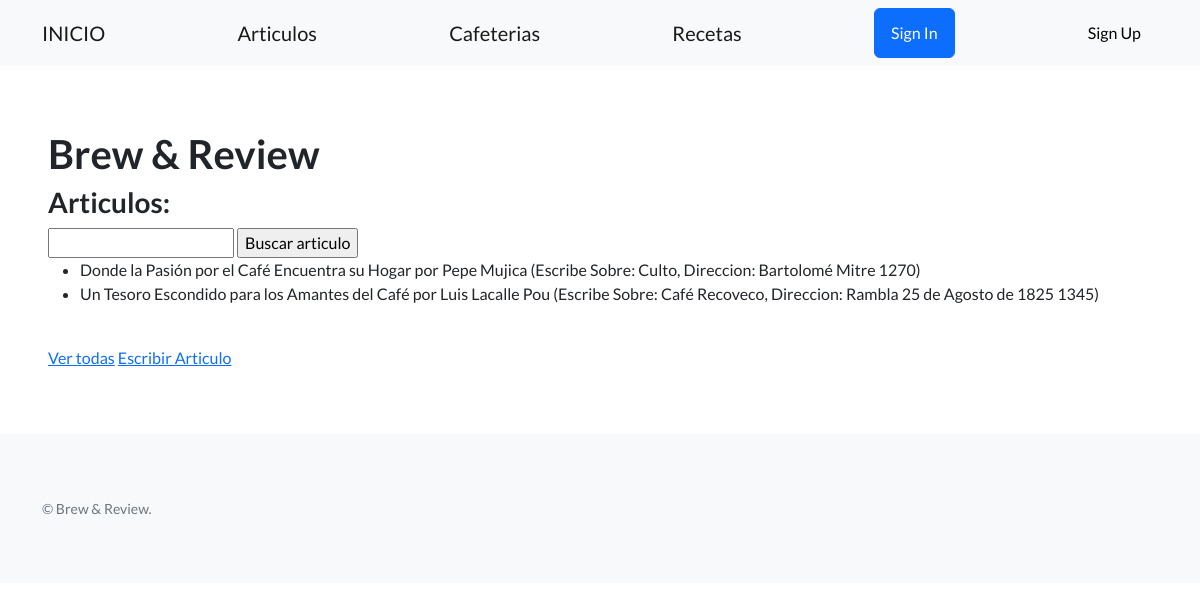
Page /blog/articulos/ on the earlier database version.
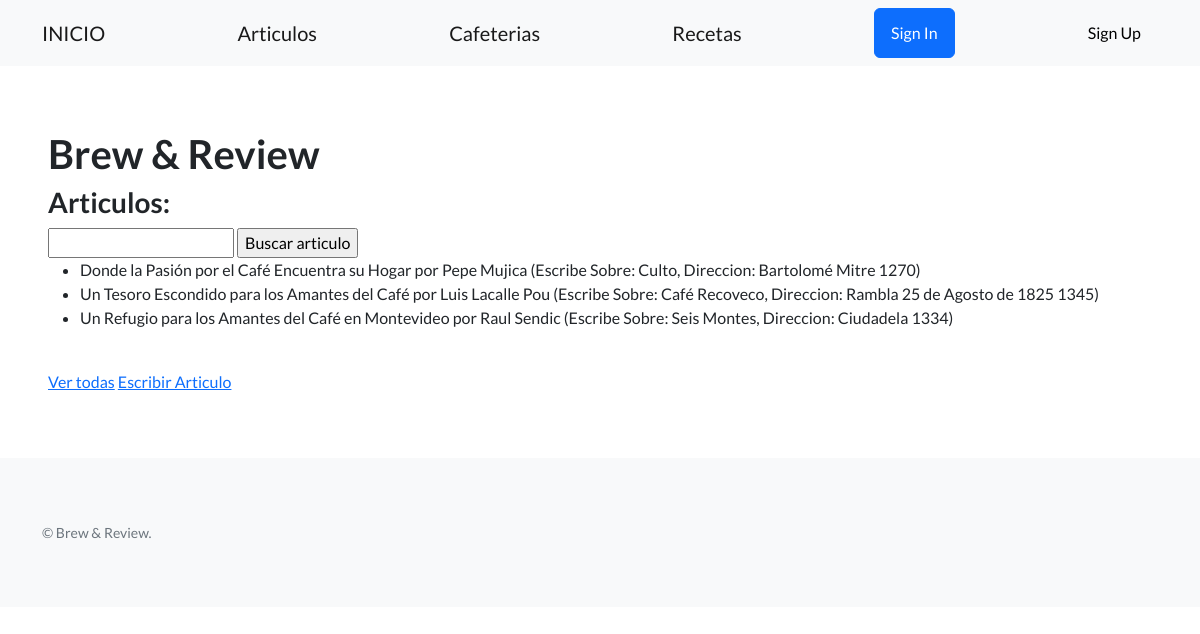
Same page on the later database version.
### blog/models.py (models this page shows)
class Articulos(models.Model):
    autor = models.CharField(max_length=64)
    cafeteria_reseniada = models.ForeignKey(Cafeterias, on_delete=models.CASCADE)
    titulo = models.CharField(max_length=64)
    texto = models.TextField()
    puntaje = models.IntegerField(
        default=0, validators=[MinValueValidator(1), MaxValueValidator(5)]
    )
    def __str__(self):
        return f"{self.titulo} por {self.autor} (Escribe Sobre: {self.cafeteria_reseniada})" #me gustaria que solo me muestre el nombre y no la direccion

class Cafeterias(models.Model):
    nombre = models.CharField(max_length=64)
    direccion = models.CharField(max_length=1024)
    def __str__(self):
        return f'{self.nombre}, Direccion: {self.direccion}'

### blog/views.py (the view)
# urls.py: path('articulos/', lista_articulos, name='lista_articulos'),
def lista_articulos(request):
    contexto = {
        'articulos':Articulos.objects.all()
    }
    http_response = render(
        request=request,
        template_name='blog/articulos.html',
        context=contexto,
    )
    return http_response

### blog/templates/blog/articulos.html (shortened to what this page needs)
{% extends "base.html" %}
{% block contenido %}
<h1>Brew & Review</h1>
<h3>Articulos:</h3>
<form action="{% url 'buscar_articulo' %}" method="post">
    <input type="text" name="busqueda">
    <input type="submit" value="Buscar articulo">
</form>
<ul>
    {% for a in articulos%}
    <li>{{a}}</li>
    {%endfor%}
</ul>
<br>
<a href="{% url 'lista_articulos' %}">Ver todas</a>
<a href="{% url 'crear_articulo' %}">Escribir Articulo </a>
{% endblock contenido %}

Differences in the rows shown:
added Articulos: titulo+autor+cafeteria_reseniada "Un Refugio para los Amantes del Café en Montevideo por Raul Sendic (Escribe Sobre: Seis Montes, Direccion: Ciudadela 1334)"
